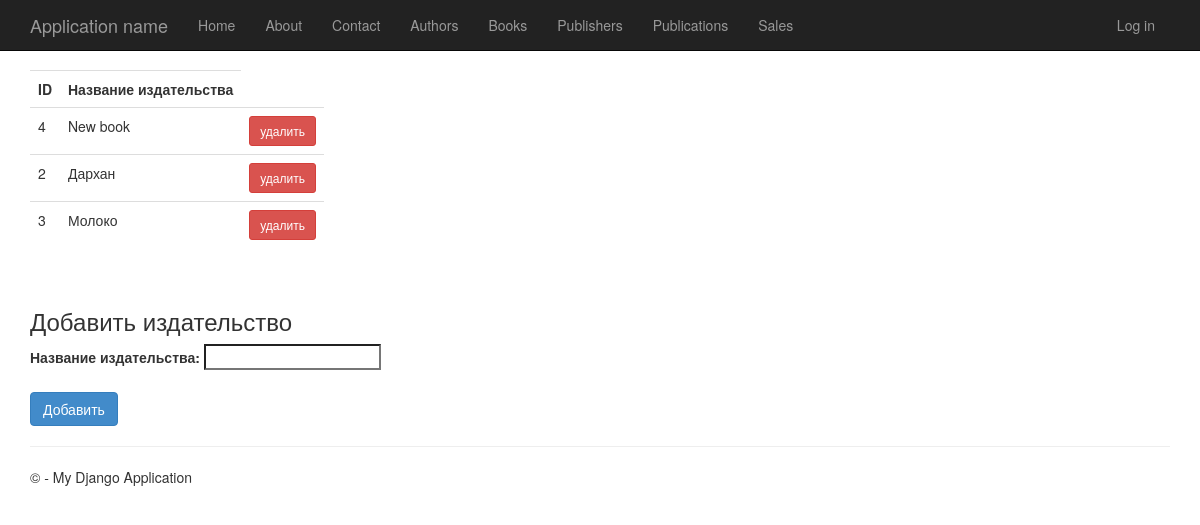
Screenshot of /publishers/ with the database file from the repository.
### app/models.py (models this page shows, shortened)
class Publishers(models.Model):
    name = models.CharField(max_length=60, verbose_name="Название издательства")
    class Meta:
        verbose_name = 'Издательство'
        verbose_name_plural = 'Издательства'
        ordering = ['name']

### app/views.py (the view)
# urls.py: path('publishers/', PublishersCreateView.as_view(), name='publishers'),
class PublishersCreateView(CreateView):
    template_name = 'app/publishers.html'
    form_class = PublishersForm
    success_url = reverse_lazy('publishers')
    def get_context_data(self, **kwargs):
        context = super().get_context_data(**kwargs)
        context['publishers'] = Publishers.objects.all()
        return context

### app/forms.py
class PublishersForm(ModelForm):
    class Meta:
        model = Publishers
        fields = ('name',)

### app/templates/app/publishers.html (shortened to what this page needs)
{% extends "app/layout.html" %}
{% block content %}
  <table style="width: auto;" class="table table-hover mx-auto">
        <tr>
            <th> ID </th>
            <th> Название издательства </th>
        </tr>
        {% for publisher in publishers %}
        <tr>
            <td> {{ publisher.id }} </td>
            <td> {{ publisher.name }} </td>
            <td>
                <button class="btn btn-sm btn-danger" onclick="delete_publisher({{ publisher.id }})">удалить</button>
            </td>
        </tr>
      {% empty %}
      Издательств пока нет :(
      {% endfor %}
    </table >
<h3 style="margin-top: 60px">Добавить издательство</h3>
<form method="post">
        {{form.as_p}}
  <button style="margin-top: 10px" type="submit" class="btn btn-primary">Добавить</button>
</form>
{% endblock %}

### app/static/app/content/site.css (style rules this page uses)
body { padding-top: 50px; padding-bottom: 20px; }
input, select, textarea { max-width: 280px; }

### rows the page displays
Publishers: id "4", name "New book"
Publishers: id "2", name "Дархан"
Publishers: id "3", name "Молоко"
